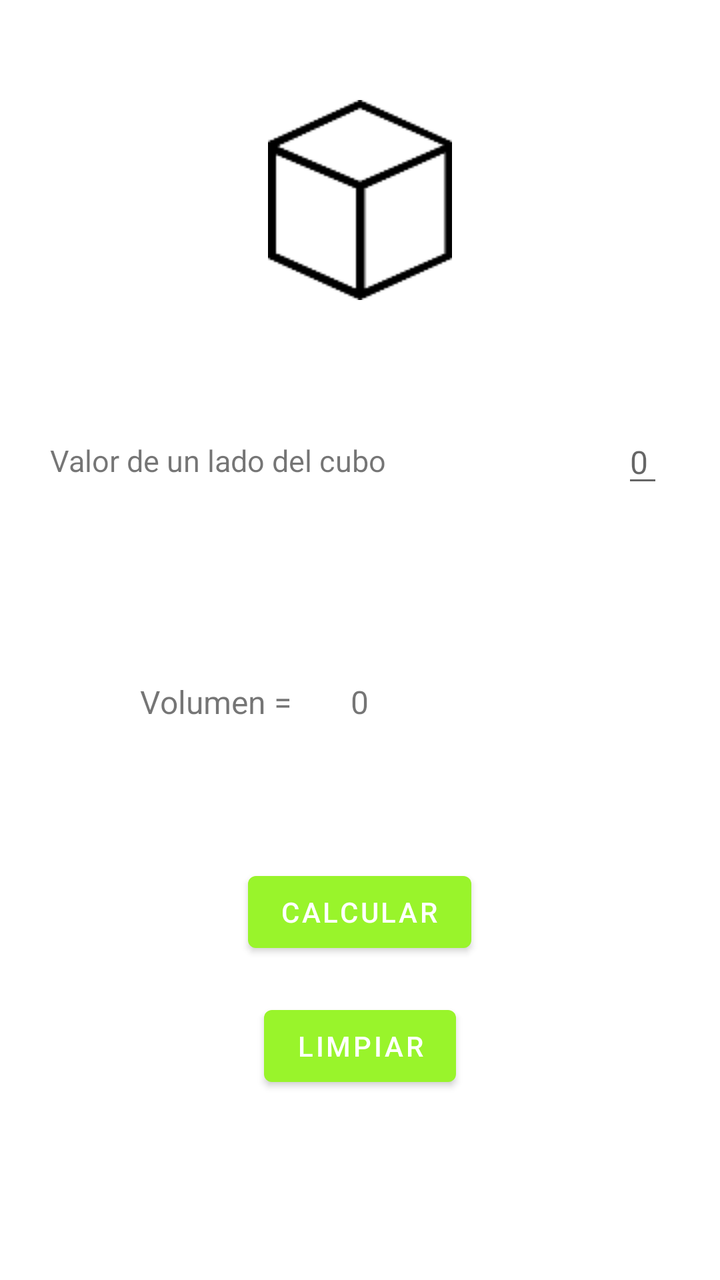
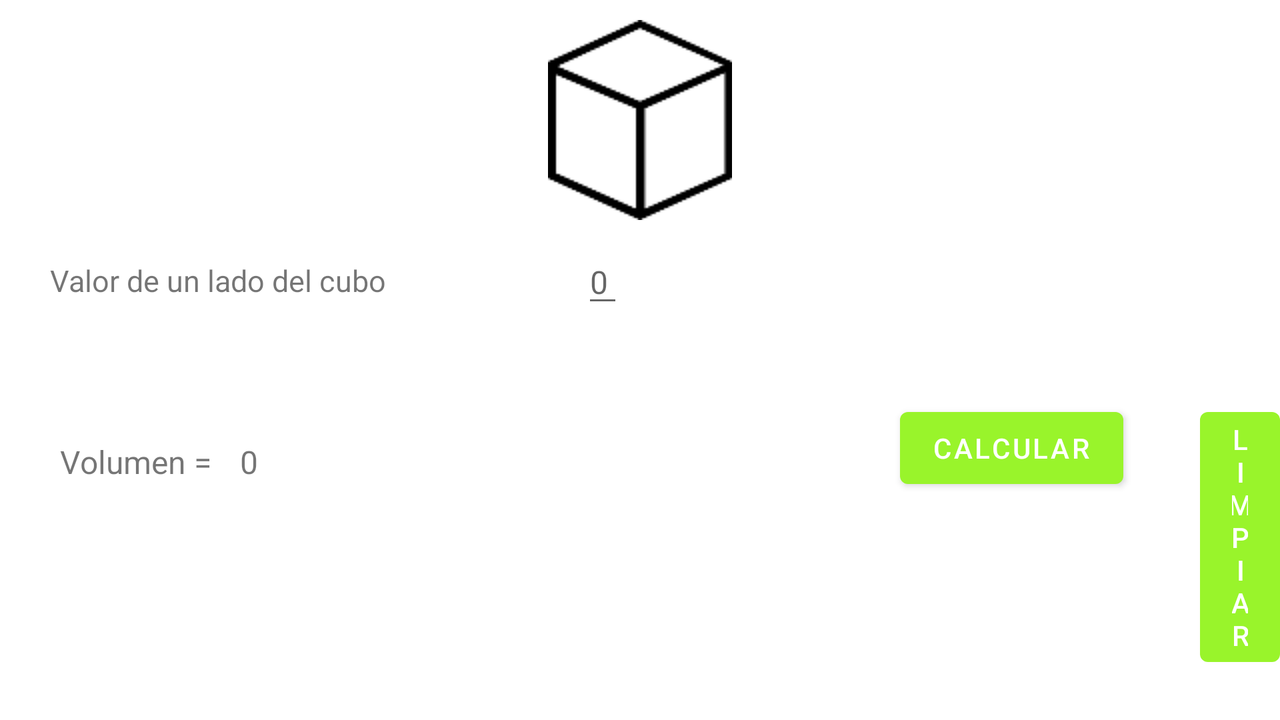

One screen, two layout resources from the same app: the default and the repository's alternative for another configuration. Each is rendered where Android would select it; the XML of both is given below.
<!-- AndroidManifest.xml: application theme Theme.AreasVolumenesYPYF -->
<!-- res/layout/activity_cubo.xml -->
<?xml version="1.0" encoding="utf-8"?>
<RelativeLayout
    xmlns:android="http://schemas.android.com/apk/res/android"
    xmlns:tools="http://schemas.android.com/tools"
    xmlns:app="http://schemas.android.com/apk/res-auto"
    android:layout_width="match_parent"
    android:layout_height="match_parent"
    tools:context=".CuboActivity" >

    <ImageView
        android:layout_width="wrap_content"
        android:layout_height="wrap_content"
        app:srcCompat="@drawable/cubo_r"
        android:layout_marginTop="50dp"
        android:layout_centerHorizontal="true">
    </ImageView>

    <TextView
        android:id="@+id/lblLado"
        android:layout_width="wrap_content"
        android:layout_height="32dp"
        android:layout_alignParentTop="true"
        android:layout_marginLeft="25dp"
        android:layout_marginTop="220dp"
        android:minHeight="48dp"
        android:textSize="15dp"
        android:text="Valor de un lado del cubo" />

    <EditText
        android:id="@+id/tfLado"
        android:layout_width="wrap_content"
        android:layout_height="wrap_content"
        android:layout_alignParentLeft="true"
        android:layout_marginLeft="311dp"
        android:layout_marginTop="210dp"
        android:inputType="number"
        android:hint="0"
        android:textSize="16dp"
        tools:ignore="TouchTargetSizeCheck" />

    <TextView
        android:id="@+id/lblRVolumen"
        android:layout_width="wrap_content"
        android:layout_height="wrap_content"
        android:layout_alignParentTop="true"
        android:layout_marginLeft="70dp"
        android:layout_marginTop="340dp"
        android:minHeight="48dp"
        android:text="Volumen = "
        android:textSize="16dp" />

    <TextView
        android:id="@+id/lblVolumen"
        android:layout_width="wrap_content"
        android:layout_height="wrap_content"
        android:layout_alignParentTop="true"
        android:layout_centerHorizontal="true"
        android:layout_marginTop="340dp"
        android:minHeight="48dp"
        android:text="0"
        android:textSize="16dp" />

    <Button
        android:id="@+id/btnCalcular"
        android:layout_width="wrap_content"
        android:layout_height="wrap_content"
        android:layout_alignParentTop="true"
        android:layout_centerHorizontal="true"
        android:layout_marginTop="432dp"
        android:text="Calcular" />

    <Button
        android:id="@+id/btnLimpiar"
        android:layout_width="wrap_content"
        android:layout_height="wrap_content"
        android:layout_alignParentTop="true"
        android:layout_centerHorizontal="true"
        android:layout_marginTop="499dp"
        android:text="Limpiar" />
</RelativeLayout>
<!-- resources referenced by this layout -->
<resources>
  <!-- drawable cubo_r: png bitmap (drawable, 3986 bytes) -->
  <style name="Theme.AreasVolumenesYPYF" parent="Theme.MaterialComponents.DayNight.DarkActionBar">
          
          <item name="colorPrimary">#99F42B</item>
          <item name="colorPrimaryVariant">#99F42B</item>
          <item name="colorOnPrimary">@color/white</item>
          
          <item name="colorSecondary">#99F42B</item>
          <item name="colorSecondaryVariant">#99F42B</item>
          <item name="colorOnSecondary">@color/black</item>
          
          <item name="android:statusBarColor" tools:targetApi="l">?attr/colorPrimaryVariant</item>
          
      </style>
</resources>
<!-- res/layout-land/activity_cubo.xml (the repository's variant of the layout above) -->
<!-- drawn on the phone turned sideways -->
<?xml version="1.0" encoding="utf-8"?>
<RelativeLayout
    xmlns:android="http://schemas.android.com/apk/res/android"
    xmlns:tools="http://schemas.android.com/tools"
    xmlns:app="http://schemas.android.com/apk/res-auto"
    android:layout_width="match_parent"
    android:layout_height="match_parent"
    tools:context=".CuboActivity" >

    <ImageView
        android:layout_width="wrap_content"
        android:layout_height="wrap_content"
        app:srcCompat="@drawable/cubo_r"
        android:layout_marginTop="10dp"
        android:layout_centerHorizontal="true">
    </ImageView>

    <TextView
        android:id="@+id/lblLado"
        android:layout_width="wrap_content"
        android:layout_height="32dp"
        android:layout_alignParentTop="true"
        android:layout_marginLeft="25dp"
        android:layout_marginTop="130dp"
        android:minHeight="48dp"
        android:textSize="15dp"
        android:text="Valor de un lado del cubo" />

    <EditText
        android:id="@+id/tfLado"
        android:layout_width="wrap_content"
        android:layout_height="wrap_content"
        android:layout_alignParentLeft="true"
        android:layout_marginLeft="291dp"
        android:layout_marginTop="120dp"
        android:inputType="number"
        android:hint="0"
        android:textSize="16dp"
        tools:ignore="TouchTargetSizeCheck" />

    <TextView
        android:id="@+id/lblRVolumen"
        android:layout_width="wrap_content"
        android:layout_height="wrap_content"
        android:layout_alignParentTop="true"
        android:layout_marginLeft="30dp"
        android:layout_marginTop="220dp"
        android:minHeight="48dp"
        android:text="Volumen = "
        android:textSize="16dp" />

    <TextView
        android:id="@+id/lblVolumen"
        android:layout_width="wrap_content"
        android:layout_height="wrap_content"
        android:layout_alignParentTop="true"
        android:layout_marginLeft="120dp"
        android:layout_marginTop="220dp"
        android:minHeight="48dp"
        android:text="0"
        android:textSize="16dp" />

    <Button
        android:id="@+id/btnCalcular"
        android:layout_width="wrap_content"
        android:layout_height="wrap_content"
        android:layout_alignParentTop="true"
        android:layout_marginLeft="450dp"
        android:layout_marginTop="200dp"
        android:text="Calcular" />

    <Button
        android:id="@+id/btnLimpiar"
        android:layout_width="wrap_content"
        android:layout_height="wrap_content"
        android:layout_alignParentTop="true"
        android:layout_marginLeft="600dp"
        android:layout_marginTop="200dp"
        android:text="Limpiar" />
</RelativeLayout>
